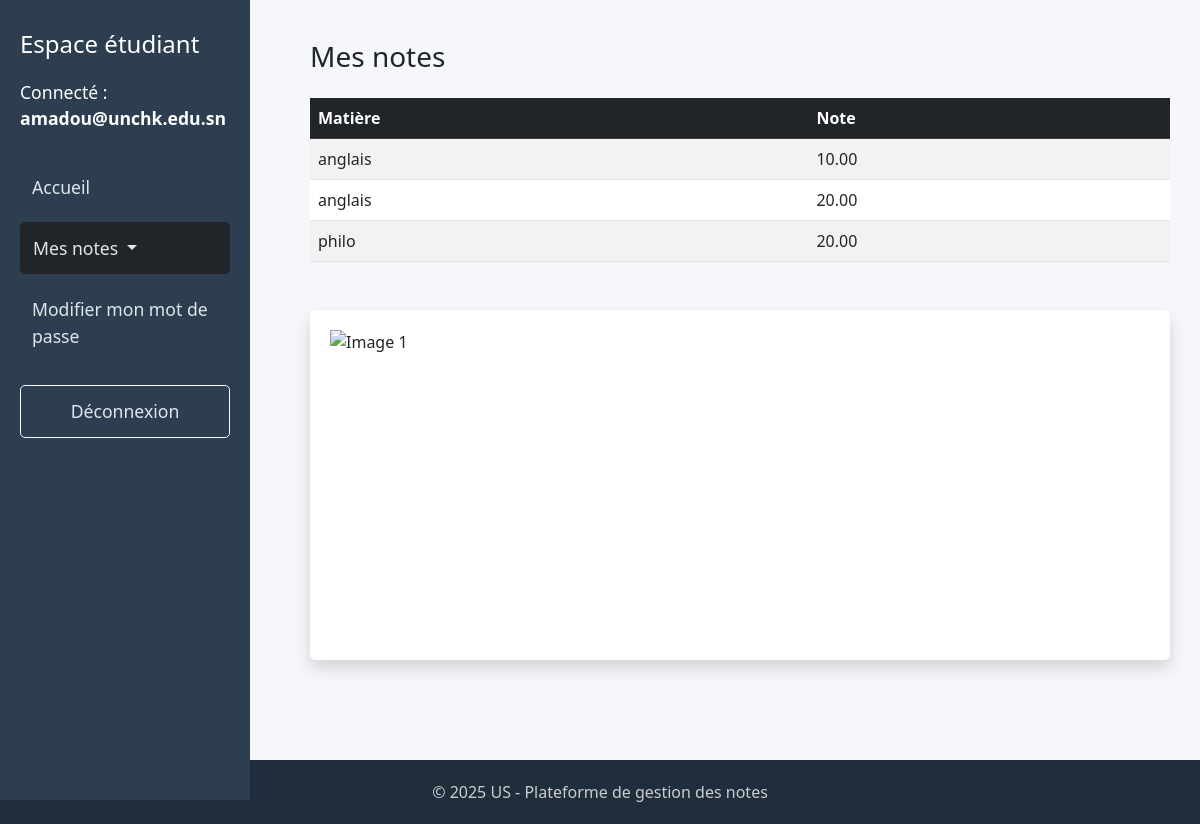
The page /voir_toutes_les_notes_etudiant.php (signed in) on the database its author committed.
### tables this page shows
CREATE TABLE `note` (
  `id` int(11) NOT NULL,
  `ine` varchar(20) DEFAULT NULL,
  `nom_matiere` varchar(100) DEFAULT NULL,
  `note` decimal(5,2) DEFAULT NULL
);

### voir_toutes_les_notes_etudiant.php (the view, shortened to what this page needs)
<?php
$login = $_SESSION['login'];
$link = mysqli_connect("localhost", "root", "", "uvs_etudiant");
$query = "SELECT * FROM etudiant WHERE email = '$login'";
$result = mysqli_query($link, $query);
$etudiant = mysqli_fetch_assoc($result);
$ine = $etudiant['ine'];
$query_notes = "SELECT * FROM note WHERE ine = '$ine'";
$result_notes = mysqli_query($link, $query_notes);
?>
<!DOCTYPE html>
<html lang="fr">
<head>
    <link href="https://cdn.jsdelivr.net/npm/bootstrap@5.3.0/dist/css/bootstrap.min.css" rel="stylesheet">
</head>
<body>
<div class="sidebar">
    <h4>Espace étudiant</h4>
    <p>Connecté : <strong><?php echo $_SESSION['login']; ?></strong></p>
    <a href="espace_etudiant.php" class="sidebar-link">Accueil</a>
    <div class="dropdown">
        <a class="btn btn-dark dropdown-toggle w-100 text-start sidebar-link" href="#" id="dropdownNotes" data-bs-toggle="dropdown" aria-expanded="false">
            Mes notes
        </a>
    </div>
    <a href="modifie_mot_de_passe.php" class="sidebar-link">Modifier mon mot de passe</a>
    <a href="logout.php" class="btn btn-outline-light mt-4 sidebar-link">Déconnexion</a>
</div>
<div class="main-content">
    <h3 class="mb-4">Mes notes</h3>
    <table class="table table-striped table-hover">
        <thead class="table-dark">
            <tr>
                <th>Matière</th>
                <th>Note</th>
            </tr>
        </thead>
        <tbody>
            <?php while ($note = mysqli_fetch_assoc($result_notes)): ?>
                <tr>
                    <td><?php echo htmlspecialchars($note['nom_matiere']); ?></td>
                    <td><?php echo htmlspecialchars($note['note']); ?></td>
                </tr>
            <?php endwhile; ?>
        </tbody>
    </table>
  <div id="carouselEtudiant" class="carousel slide mt-5" data-bs-ride="carousel">
        <div class="carousel-inner rounded shadow">
            <div class="carousel-item active">
                <img src="https://cdn-icons-png.flaticon.com/512/1995/1995574.png" class="d-block w-100" alt="Image 1">
            </div>
        </div>
        <button class="carousel-control-prev" type="button" data-bs-target="#carouselEtudiant" data-bs-slide="prev">
            <span class="carousel-control-prev-icon"></span>
        </button>
        <button class="carousel-control-next" type="button" data-bs-target="#carouselEtudiant" data-bs-slide="next">
            <span class="carousel-control-next-icon"></span>
        </button>
    </div>
</div>
<footer>
    &copy; <?php echo date('Y'); ?> US - Plateforme de gestion des notes
</footer>
</body>
</html>

### voir_toutes_les_notes_etudiant.php (style rules this page uses)
body { background-color: #f5f7fa; font-family: 'Segoe UI', sans-serif; }
.sidebar { height: 100vh; background-color: #2c3e50; color: white; position: fixed; width: 250px; padding: 30px 20px; }
.sidebar h4 { font-size: 1.5rem; margin-bottom: 20px; }
.sidebar p { font-size: 1.1rem; margin-bottom: 30px; }
.sidebar-link { display: block; color: #dfe6e9; padding: 12px; margin: 10px 0; text-decoration: none; border-radius: 5px; font-size: 1.1rem; }
.main-content { margin-left: 280px; padding: 40px 30px; }
.carousel-inner img, .carousel-inner video { height: 350px; object-fit: contain; background-color: white; padding: 20px; }
footer { background-color: #1f2d3d; color: #ccc; padding: 20px 0; text-align: center; margin-top: 60px; }

### rows shown on the page
note: nom_matiere "anglais", note "10.00"
note: nom_matiere "anglais", note "20.00"
note: nom_matiere "philo", note "20.00"

### other values the page prints
$_SESSION['login'] "amadou@unchk.edu.sn"
